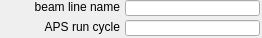
   <widget class="caFrame" name="caFrame_0">
    <property name="geometry">
     <rect>
      <x>54</x>
      <y>39</y>
      <width>262</width>
      <height>38</height>
     </rect>
    </property>
    <widget class="caLabel" name="caLabel_1">
     <property name="geometry">
      <rect>
       <x>0</x>
       <y>0</y>
       <width>120</width>
       <height>14</height>
      </rect>
     </property>
     <property name="text">
      <string>beam line name</string>
     </property>
     <property name="alignment">
      <set>Qt::AlignAbsolute|Qt::AlignRight|Qt::AlignTrailing|Qt::AlignVCenter</set>
     </property>
     <property name="fontScaleMode">
      <enum>ESimpleLabel::WidthAndHeight</enum>
     </property>
     <property name="foreground">
      <color>
       <red>0</red>
       <green>0</green>
       <blue>0</blue>
      </color>
     </property>
     <property name="background">
      <color alpha="0">
       <red>0</red>
       <green>0</green>
       <blue>0</blue>
      </color>
     </property>
     <property name="frameShape">
      <enum>QFrame::NoFrame</enum>
     </property>
    </widget>
    <widget class="caTextEntry" name="caTextEntry_0">
     <property name="geometry">
      <rect>
       <x>125</x>
       <y>0</y>
       <width>135</width>
       <height>16</height>
      </rect>
     </property>
     <property name="channel" stdset="0">
      <string>$(P)proposal:beamline</string>
     </property>
     <property name="foreground">
      <color>
       <red>0</red>
       <green>0</green>
       <blue>0</blue>
      </color>
     </property>
     <property name="background">
      <color>
       <red>153</red>
       <green>255</green>
       <blue>255</blue>
      </color>
     </property>
     <property name="colorMode">
      <enum>caLineEdit::Static</enum>
     </property>
     <property name="precisionMode">
      <enum>caLineEdit::Channel</enum>
     </property>
     <property name="limitsMode">
      <enum>caLineEdit::Channel</enum>
     </property>
     <property name="maxValue">
      <double>1.000000000000000</double>
     </property>
     <property name="minValue">
      <double>0.000000000000000</double>
     </property>
     <property name="fontScaleMode" stdset="0">
      <enum>caLineEdit::WidthAndHeight</enum>
     </property>
     <property name="formatType">
      <enum>caLineEdit::decimal</enum>
     </property>
    </widget>
    <widget class="caLabel" name="caLabel_2">
     <property name="geometry">
      <rect>
       <x>0</x>
       <y>20</y>
       <width>120</width>
       <height>14</height>
      </rect>
     </property>
     <property name="text">
      <string>APS run cycle</string>
     </property>
     <property name="alignment">
      <set>Qt::AlignAbsolute|Qt::AlignRight|Qt::AlignTrailing|Qt::AlignVCenter</set>
     </property>
     <property name="fontScaleMode">
      <enum>ESimpleLabel::WidthAndHeight</enum>
     </property>
     <property name="foreground">
      <color>
       <red>0</red>
       <green>0</green>
       <blue>0</blue>
      </color>
     </property>
     <property name="background">
      <color alpha="0">
       <red>0</red>
       <green>0</green>
       <blue>0</blue>
      </color>
     </property>
     <property name="frameShape">
      <enum>QFrame::NoFrame</enum>
     </property>
    </widget>
    <widget class="caTextEntry" name="caTextEntry_1">
     <property name="geometry">
      <rect>
       <x>125</x>
       <y>20</y>
       <width>135</width>
       <height>16</height>
      </rect>
     </property>
     <property name="channel" stdset="0">
      <string notr="true">$(P)esaf:run</string>
     </property>
     <property name="foreground">
      <color>
       <red>0</red>
       <green>0</green>
       <blue>0</blue>
      </color>
     </property>
     <property name="background">
      <color>
       <red>153</red>
       <green>255</green>
       <blue>255</blue>
      </color>
     </property>
     <property name="colorMode">
      <enum>caLineEdit::Static</enum>
     </property>
     <property name="precisionMode">
      <enum>caLineEdit::Channel</enum>
     </property>
     <property name="limitsMode">
      <enum>caLineEdit::Channel</enum>
     </property>
     <property name="maxValue">
      <double>1.000000000000000</double>
     </property>
     <property name="minValue">
      <double>0.000000000000000</double>
     </property>
     <property name="fontScaleMode" stdset="0">
      <enum>caLineEdit::WidthAndHeight</enum>
     </property>
     <property name="formatType">
      <enum>caLineEdit::decimal</enum>
     </property>
    </widget>
   </widget>
